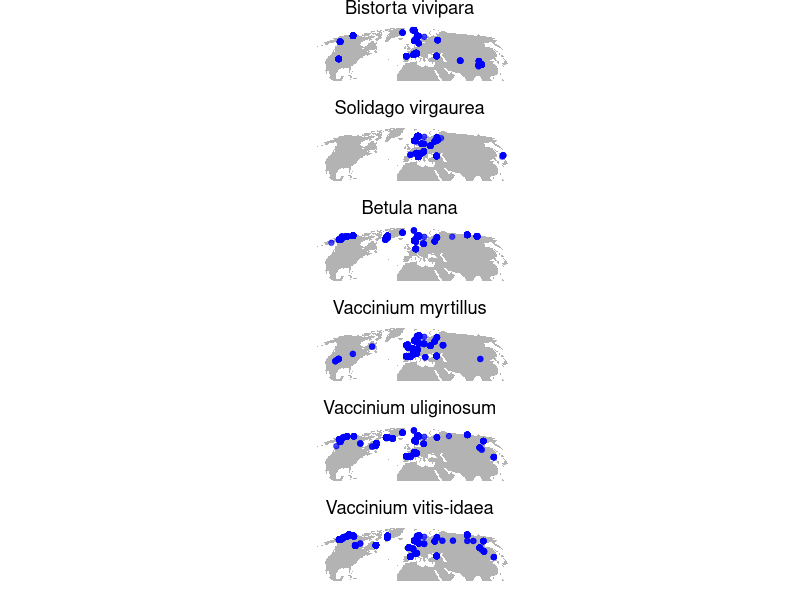
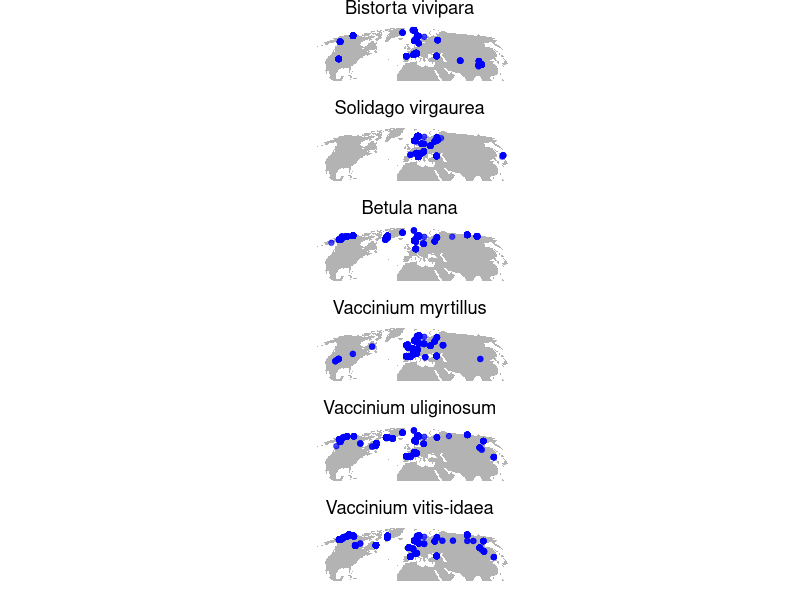

Here is the R script that generated these plots, in order:
###########################################################################
# Plot maps of the global data field locations


library(sf)
library(tidyverse)
library(cowplot)

d <- read_csv("data/kilpis_ITV_species_traits.csv")


d <- d %>% 
  drop_na(latitude, longitude) %>% 
  mutate(canonical_species_name = ifelse(canonical_species_name == "Persicaria vivipara","Bistorta vivipara",canonical_species_name))

unique(d$canonical_species_name)

WorldData <- map_data('world') %>% filter(region != "Antarctica") %>% fortify


g1 <- ggplot() +
  geom_map(data = WorldData, map = WorldData,
           aes(x = long, y = lat, group = group, map_id=region),
           fill = "gray70", colour = NA, size=0.5) + 
  geom_point(data = d %>% filter(canonical_species_name == "Bistorta vivipara"),
             aes(longitude, latitude), color = "blue",
             alpha = 0.7) +
  coord_map("mollweide", xlim=c(-180,180), ylim=c(20, 90)) +
  scale_fill_continuous(low="thistle2", high="darkred", guide="colorbar") +
  scale_y_continuous(breaks=c()) +
  scale_x_continuous(breaks=c()) +
  labs(fill="legend", title="Bistorta vivipara", x="", y="") +
  theme_minimal() + theme(plot.title = element_text(hjust = 0.5)) +
  theme(plot.margin = unit(c(0, 0, 0, 0), "cm"))

g2 <- ggplot() +
  geom_map(data = WorldData, map = WorldData,
           aes(x = long, y = lat, group = group, map_id=region),
           fill = "gray70", colour = NA, size=0.5) + 
  geom_point(data = d %>% filter(canonical_species_name == "Solidago virgaurea"),
             aes(longitude, latitude), color = "blue",
             alpha = 0.7) +
  coord_map("mollweide", xlim=c(-180,180), ylim=c(20, 90)) +
  scale_fill_continuous(low="thistle2", high="darkred", guide="colorbar") +
  scale_y_continuous(breaks=c()) +
  scale_x_continuous(breaks=c()) +
  labs(fill="legend", title="Solidago virgaurea", x="", y="") +
  theme_minimal() + theme(plot.title = element_text(hjust = 0.5)) +
  theme(plot.margin = unit(c(0, 0, 0, 0), "cm"))

g3 <- ggplot() +
  geom_map(data = WorldData, map = WorldData,
           aes(x = long, y = lat, group = group, map_id=region),
           fill = "gray70", colour = NA, size=0.5) + 
  geom_point(data = d %>% filter(canonical_species_name == "Betula nana"),
             aes(longitude, latitude), color = "blue",
             alpha = 0.7) +
  coord_map("mollweide", xlim=c(-180,180), ylim=c(20, 90)) +
  scale_fill_continuous(low="thistle2", high="darkred", guide="colorbar") +
  scale_y_continuous(breaks=c()) +
  scale_x_continuous(breaks=c()) +
  labs(fill="legend", title="Betula nana", x="", y="") +
  theme_minimal() + theme(plot.title = element_text(hjust = 0.5)) +
  theme(plot.margin = unit(c(0, 0, 0, 0), "cm"))

g4 <- ggplot() +
  geom_map(data = WorldData, map = WorldData,
           aes(x = long, y = lat, group = group, map_id=region),
           fill = "gray70", colour = NA, size=0.5) + 
  geom_point(data = d %>% filter(canonical_species_name == "Vaccinium myrtillus"),
             aes(longitude, latitude), color = "blue",
             alpha = 0.7) +
  coord_map("mollweide", xlim=c(-180,180), ylim=c(20, 90)) +
  scale_fill_continuous(low="thistle2", high="darkred", guide="colorbar") +
  scale_y_continuous(breaks=c()) +
  scale_x_continuous(breaks=c()) +
  labs(fill="legend", title="Vaccinium myrtillus", x="", y="") +
  theme_minimal() + theme(plot.title = element_text(hjust = 0.5)) +
  theme(plot.margin = unit(c(0, 0, 0, 0), "cm"))

g5 <- ggplot() +
  geom_map(data = WorldData, map = WorldData,
           aes(x = long, y = lat, group = group, map_id=region),
           fill = "gray70", colour = NA, size=0.5) + 
  geom_point(data = d %>% filter(canonical_species_name == "Vaccinium uliginosum"),
             aes(longitude, latitude), color = "blue",
             alpha = 0.7) +
  coord_map("mollweide", xlim=c(-180,180), ylim=c(20, 90)) +
  scale_fill_continuous(low="thistle2", high="darkred", guide="colorbar") +
  scale_y_continuous(breaks=c()) +
  scale_x_continuous(breaks=c()) +
  labs(fill="legend", title="Vaccinium uliginosum", x="", y="") +
  theme_minimal() + theme(plot.title = element_text(hjust = 0.5)) +
  theme(plot.margin = unit(c(0, 0, 0, 0), "cm"))

g6 <- ggplot() +
  geom_map(data = WorldData, map = WorldData,
           aes(x = long, y = lat, group = group, map_id=region),
           fill = "gray70", colour = NA, size=0.5) + 
  geom_point(data = d %>% filter(canonical_species_name == "Vaccinium vitis-idaea"),
             aes(longitude, latitude), color = "blue",
             alpha = 0.7) +
  coord_map("mollweide", xlim=c(-180,180), ylim=c(20, 90)) +
  scale_fill_continuous(low="thistle2", high="darkred", guide="colorbar") +
  scale_y_continuous(breaks=c()) +
  scale_x_continuous(breaks=c()) +
  labs(fill="legend", title="Vaccinium vitis-idaea", x="", y="") +
  theme_minimal() + theme(plot.title = element_text(hjust = 0.5)) +
  theme(plot.margin = unit(c(0, 0, 0, 0), "cm"))


pdf("visuals/global_trait_maps.pdf", 9, 13)
plot_grid(g1, g2, g3, g4, g5, g6,
          nrow = 6,
          align = "v")
dev.off()
pdf("visuals/global_trait_maps.pdf", 9, 13)
plot_grid(g1, g2, g3, g4, g5, g6,
          nrow = 6,
          align = "v")
dev.off()
